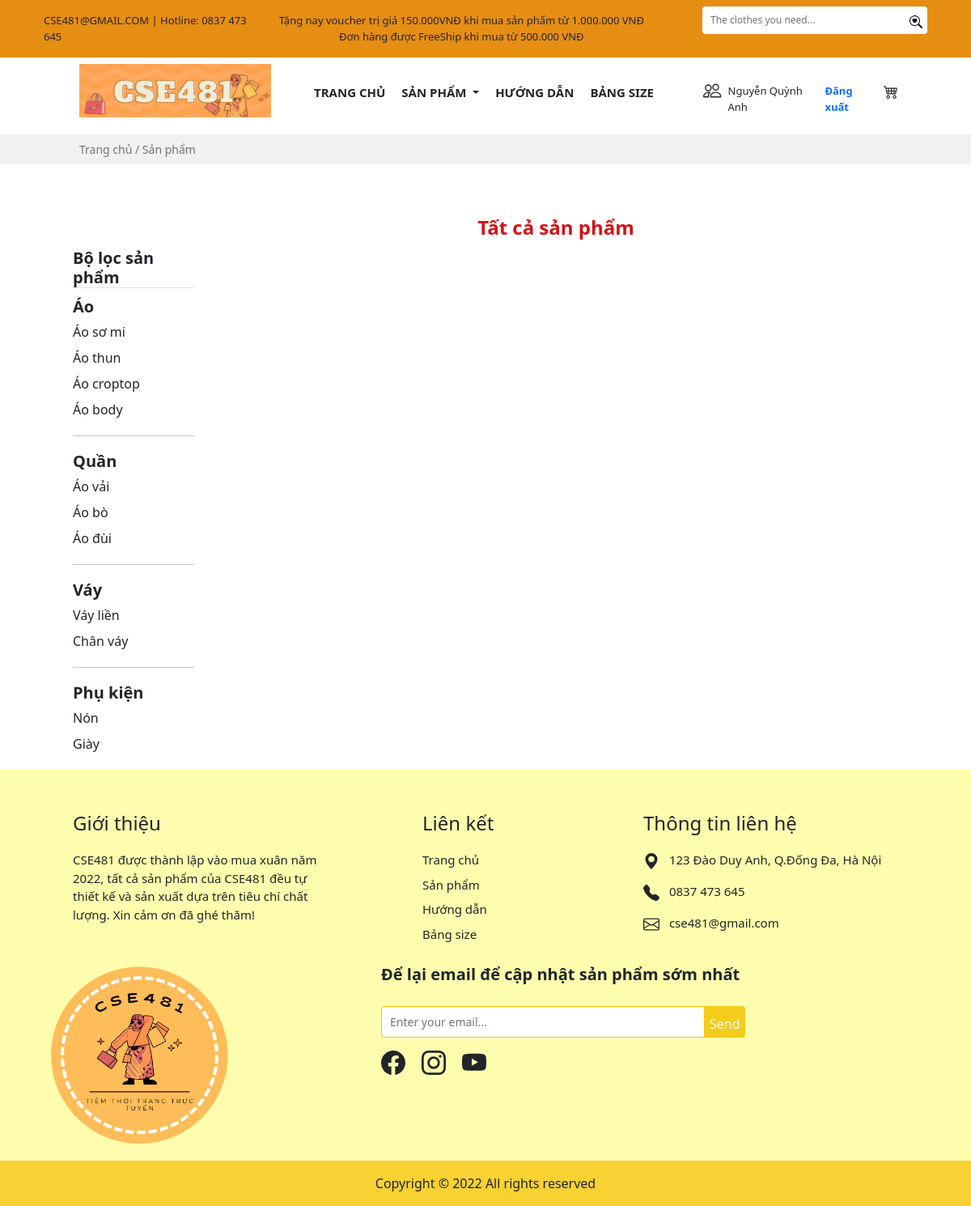
The page /product/top1.php?id=1 on the database as committed earlier.
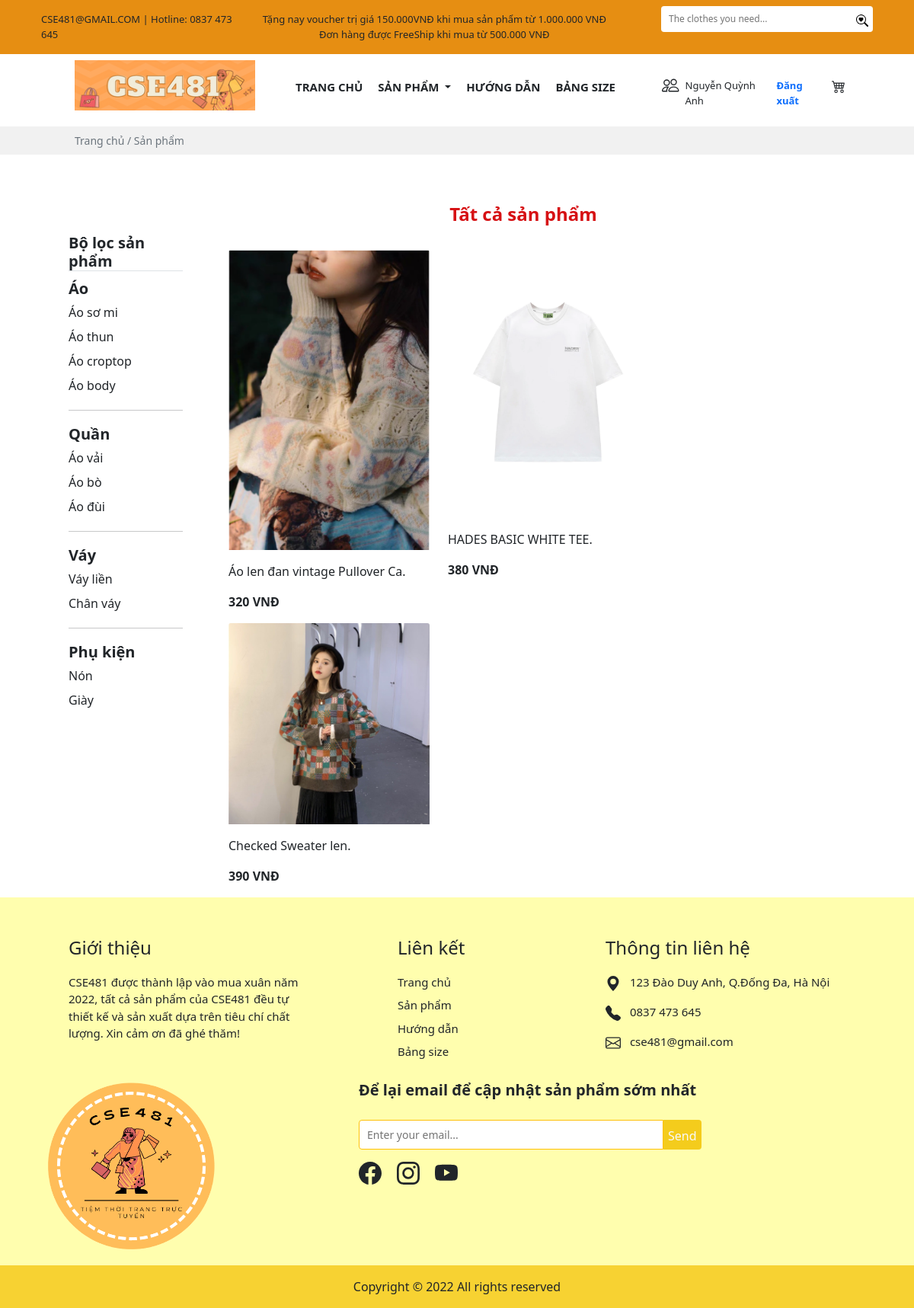
The same page on the database as committed later.
### tables this page shows
CREATE TABLE `sanpham` (
  `MaSP` varchar(10) NOT NULL,
  `TenSP` varchar(30) DEFAULT NULL,
  `MaLH` varchar(10) NOT NULL,
  `Giaban` varchar(30) DEFAULT NULL,
  `Gianhap` varchar(30) DEFAULT NULL,
  `Tylegiamgia` float DEFAULT NULL,
  `Soluong` int(11) DEFAULT NULL,
  `Mota` varchar(500) DEFAULT NULL,
  `Trangthai` varchar(30) DEFAULT NULL,
  `img` varchar(30) DEFAULT NULL
);

### product/top1.php (the view, shortened to what the changed rows need)
<?php include('../config/database.php');
?>
<!DOCTYPE html>
<html lang="en">
<head>
    <link rel="stylesheet" href="https://cdn.jsdelivr.net/npm/bootstrap-icons@1.7.2/font/bootstrap-icons.css">
    <link href="https://cdn.jsdelivr.net/npm/bootstrap@5.1.3/dist/css/bootstrap.min.css" rel="stylesheet"
>
    <link rel="stylesheet" href="https://cdnjs.cloudflare.com/ajax/libs/OwlCarousel2/2.3.4/assets/owl.carousel.min.css"
 />
    <link rel="stylesheet"
        href="https://cdnjs.cloudflare.com/ajax/libs/OwlCarousel2/2.3.4/assets/owl.theme.default.min.css"
 />
    <link rel="stylesheet" href="css/style.css">
</head>
<body>
    <section>
        <div class="container">
            <div class="px-5 mt-5">
                <div class="row d-flex">
                    <div class="row col-md d-flex">
                        <div class="mt-4 row d-flex px-5">
                        <?php
                            $sql1 = "SELECT *, sanpham.Giaban-(sanpham.Giaban*sanpham.Tylegiamgia) as Giagiam from loaihang,sanpham where loaihang.MaLH=sanpham.MaLH and loaihang.MaLH='LH01'";
                            $res1 = mysqli_query($conn, $sql1);
                            $count1 = mysqli_num_rows($res1);
                            if($count1>0)
                            {
                                while($row=mysqli_fetch_assoc($res1))
                                {
                        ?>
                            <div class="card  border-0" style="width: 18rem;">
                                <img src="../img/<?php echo $row['img']?>" class="card-img-top" alt="...">
                                <div class="card-body px-0">
                                    <p class="card-text"><?php echo $row['TenSP']?>.</p>
                                    <p class="d-inline fw-bold"><?php echo $row['Giagiam']?> VNĐ </p>
                                </div>
                            </div>
                            <?php
                                }
                            }
                                ?>
                        </div>
                    </div>
                </div>
            </div>
    </section>
</body>
</html>

Rows that differ between the two databases and show on the page:
added sanpham: img (picture), TenSP "Áo len đan vintage Pullover Ca", Giagiam "320"
added sanpham: img (picture), TenSP "HADES BASIC WHITE TEE", Giagiam "380"
added sanpham: img (picture), TenSP "Checked Sweater len", Giagiam "390"
